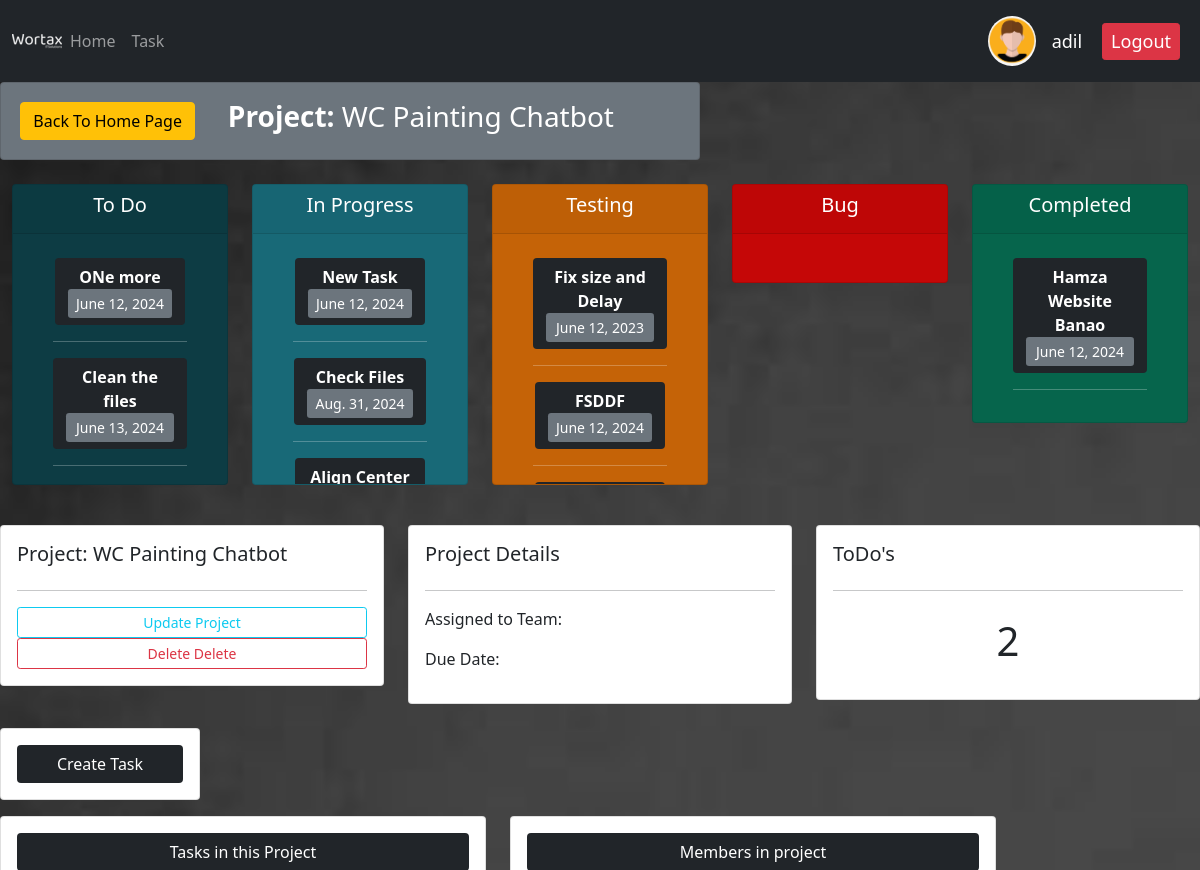
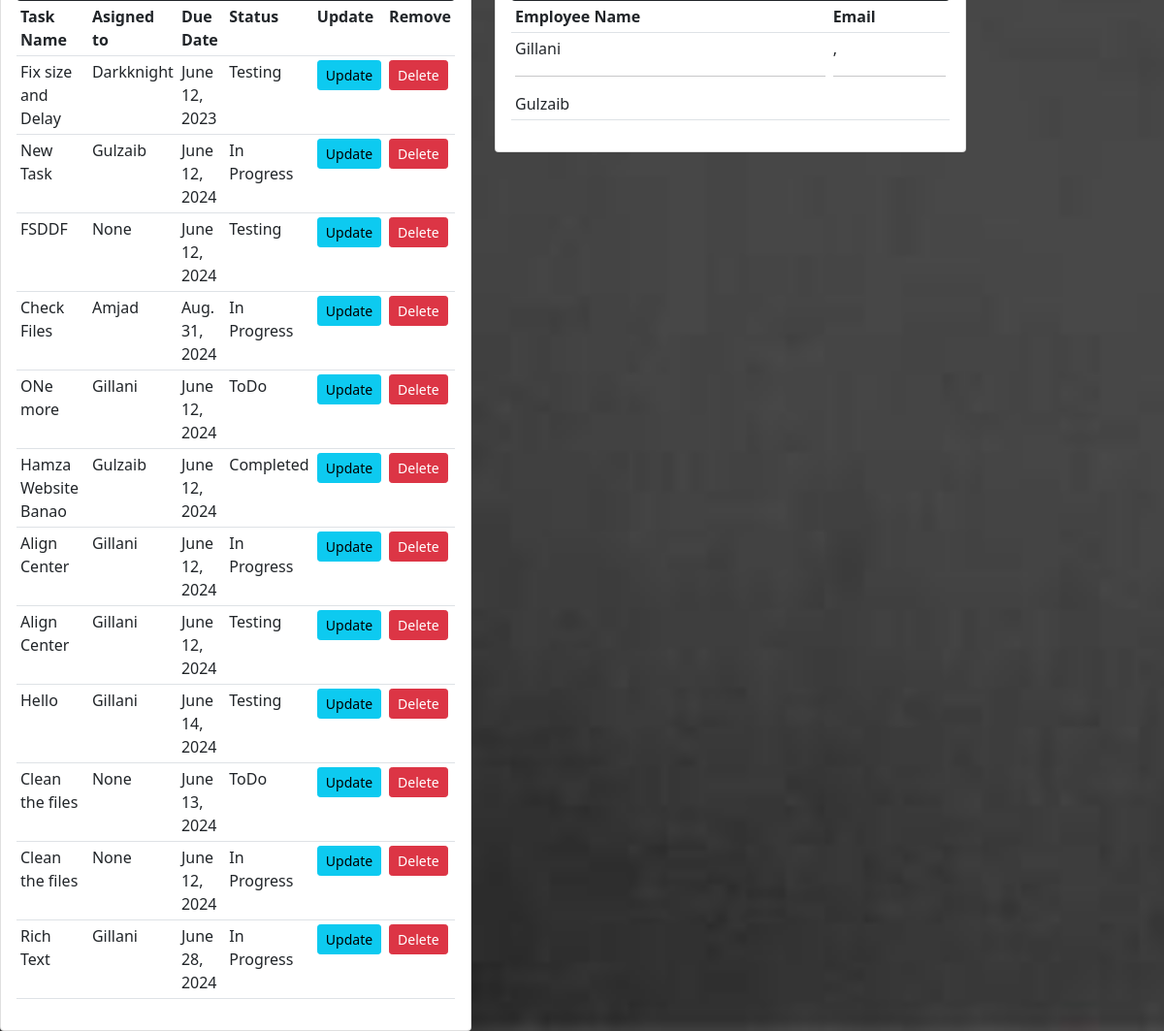
Screenshot of /projects/1/ (signed in) with the database file from the repository (2 pictures, top to bottom).
### accounts/models.py (models this page shows, shortened)
class Customers(models.Model):
    user = models.OneToOneField(User, null=True, blank=True, on_delete=models.CASCADE)
    EmployeeName = models.CharField(max_length=200, null=True,)
    email = models.CharField(max_length=200, null=True)
    profile_pic = models.ImageField(default="icon1", null=True, blank = True)
    def __str__(self):
        return self.EmployeeName if self.EmployeeName else 'No Title'

class Projects(models.Model):
    ProjectName = models.CharField(max_length=200, null=True)
    ProjectType = models.CharField(max_length=200, null=True)
    DueDate = models.DateTimeField(null=True)
    Assign = models.ManyToManyField(Customers, null=True)

class Tasks (models.Model):
    TASKTYPE = (
        ('Design', 'Desgin'),
        ('Testing', 'Testing'),
        ('Development', 'Development'),
        ('Deployement', 'Deployement'),
    )
    TASKASSIGN = (
        ('Hamza', 'Hamza'),
        ('Adil', 'Adil'),
        ('Usama', 'Usama'),
    )
    Board =  (
            ('ToDo', 'ToDO'),
            ('In Progress', 'In Progress'),
            ('Testing', 'Testing'),
            ('Bug', 'Bug'),
            ('Completed', 'Completed'),
    )
    TaskName = models.CharField(max_length=200, null= True)
    TaskDescription = RichTextUploadingField(null=True)
    TaskType = models.CharField(max_length = 200, null= True, choices=TASKTYPE)
    SelectStatus = models.CharField(default='ToDo', max_length = 200, null = True,choices = Board)
    DueDate = models.DateField(null=True)
    Date=models.DateField(auto_now_add=True, null=True)
    tags = models.ManyToManyField(Tags)
    project = models.ForeignKey(Projects, null=True, on_delete=models.SET_NULL)
    employe = models.ForeignKey(Customers, null=True, on_delete=models.SET_NULL)
    files = models.FileField(upload_to='files/', null = True, blank=True)
    Image = models.ImageField(upload_to='images/',null = True, blank=True)
    Comments = models.CharField(default= '0',  max_length=200, null=True)
    ImageURL= models.URLField(null=True)

### accounts/decorators.py (the view)
        def wrapper_func(request, *args, **kwargs):
            group = None
            if request.user.groups.exists():
                group = request.user.groups.all()[0].name
            if group in allowed_roles:
                return view_func(request, *args, **kwargs)
            else:
                return HttpResponse ('You are not authoried to view this page')

### accounts/views.py (called while the page is built)
@login_required(login_url = 'login')
@allowed_users(allowed_roles = ['admin','employee'])
def Project (request, pk_test):
    projects = Projects.objects.get(id=pk_test)
    project = request.user.customers.projects_set.all()
    employee = Projects.objects.all()
    task = projects.tasks_set.all()
    task_count =  task.filter(SelectStatus='ToDo').count()
    form = TaskForm()
    if request.method == 'POST':
        form = TaskForm(request.POST)
        if form.is_valid():
            form.save()
            return redirect('projects')
    context = {'form':form,'employee':employee,'projects': projects,'project': project, 'task': task, 'task_count': task_count}
    return render (request, 'accounts/projects.html', context)

### accounts/templates/accounts/projects.html
{% extends "accounts/main.html" %}
{%block content%}
<div class = "col-md-7">
    <div class = " card card-body bg-secondary text-white">
    <table>
        <th>
            <td><a class = "btn btn-warning" href="{% url 'home' %}"> Back To Home Page</a></td>
            <td><h3><b>Project:</b> {{projects.ProjectName}}</h3></td>
        </th>
    </table>
    </div>
</div>
{%  include 'accounts/status.html' %}
<br>
<div class="row">
    <div class="col-md">
        <div class="card card-body">
            <h5>Project: {{projects.ProjectName}}</h5>
            <hr>
            <a class="btn btn-outline-info  btn-sm btn-block" href="{% url 'update_project' projects.id %}">Update Project</a>
            <a class="btn btn-outline-danger  btn-sm btn-block" href="">Delete Delete</a>
        </div>
    </div>
    <div class="col-md">
        <div class="card card-body">
            <h5>Project Details </h5>
            <hr>
            <p>Assigned to Team: </p>
            <p>Due Date: </p>
        </div>
    </div>
    <div class="col-md">
        <div class="card card-body">
            <h5>ToDo's</h5>
            <hr>
            <h1 style="text-align: center;padding: 10px">{{task_count}}</h1>
        </div>
    </div>
</div>
<br>
<div class="row">
    <div class="col">
        <div class="col-md-2">
            <div class="card card-body bg-white">
                <a class="btn bg-dark text-white" href="{% url 'create_task' projects.id %}">Create Task</a>
            </div>
        </div>
</div>
<br>
<div class= "container-fluid mt-3">
    <div class="row">
        <div class="col-md-5">
            <div class="card card-body">
                <div class="btn bg-dark text-white" >Tasks in this Project</div>
                <table class="table table-sm">
                    <tr>
                        <th>Task Name</th>
                        <th>Asigned to</th>
                        <th>Due Date</th>
                        <th>Status</th>
                        <th>Update</th>
                        <th>Remove</th>
                    </tr>
                    {% for tsk in task%}
                    <tr>
                        <td>{{tsk.TaskName}}</td>
                        <td>{{tsk.employe}}</td>
                        <td>{{tsk.DueDate}}</td>
                        <td>{{tsk.SelectStatus}}</td>
                        <td><a class="btn btn btn-sm btn-info" href="{% url 'update_task' tsk.id %}">Update</a></td>
                        <td><a class="btn btn btn-sm btn-danger" href="{% url 'delete_task' tsk.id %}">Delete</a></td>
                    </tr>
                    {%endfor%}
                </table>
            </div>
        </div>
        <div class="col-md-5">
            <div class="card card-body">
                <a class="btn bg-dark text-white" href="">Members in project</a>
                <table class="table table-sm">
                    <tr>
                        <th>Employee Name</th>
                        <th>Email</th>
                    </tr>
                        <tr>
                            <td>{% for tag in projects.Assign.all %}{{ tag.EmployeeName }}{% if not forloop.last %}<hr>
                                {% endif %}{% endfor %}</td>
                            <td>{% for tag in projects.Assign.all %}{{ tag.Email}}{% if not forloop.last %},<hr>
                                {% endif %}{% endfor %}</td>
                        </tr>
                </table>
            </div>
        </div>
    </div>
</div>
{%endblock%}

### accounts/templates/accounts/navbar.html (shortened to what this page needs)
{% load static %}
<nav class="navbar navbar-expand-lg navbar-dark bg-dark">
    <div class="container-fluid">
      <img src="{% static 'images/logo.png' %}">
      <div class="collapse navbar-collapse" id="navbarNav">
        <ul class="navbar-nav">
          {% if request.user.is_staff %}
          <li class="nav-item">
            <a class="nav-link" href="{% url 'home' %}">Home</a>
          </li>
          <li class="nav-item">
            <a class="nav-link" href="{% url 'task' %}">Task</a>
          </li>
          {% endif %}
        </ul>
      </div>
    </div>
    <a class="nav-link" href="{% url 'account' %}"><img class="profile-pic1" src="{{ request.user.customers.profile_pic.url }}"></a>
    <span class="Hello-msg" >{{ request.user }}</span>
    <span><a class="Hello-msg btn btn-sm btn-danger " href="{% url 'logout' %}"> Logout</a></span>
</nav>

### accounts/templates/accounts/status.html (shortened to what this page needs)
<br />
<div class="container-fluid">
  <div class="row">
    <div class="col">
      <div class="col-md">
        <div class="card text-center text-white mb-3" id="total-orders">
          <div class="card-header">
            <h5 class="card-title">To Do {{todo}}</h5>
          </div>
          <div class="card-body" style="max-height: 250px; overflow-y: auto; ">
            <p class="card-title">
              <div class="container-fluid">
              {% for j in task %}
              {% if j.SelectStatus == 'ToDo' %}
              <div class="btn bg-dark text-white"  data-bs-toggle="modal" data-bs-target="#taskModal{{ j.id }}">
                <b>{{ j.TaskName }}</b><br><div class="btn-sm bg-secondary text-white">{{j.DueDate}}</div><a data-bs-toggle="modal" data-bs-target="#taskModal{{ j.id }}"></a>
              </div>
              <hr>
                      {% endif %}
                      {% endfor %}
                                  </div>
            </p>
          </div>
        </div>
      </div>
    </div>
    <div class="col">
      <div class="col-md">
        <div class="card text-center text-white mb-3" id="orders-delivered">
          <div class="card-header">
            <h5 class="card-title">In Progress {{inprogress}}</h5>
          </div>
          <div class="card-body" style="max-height: 250px; overflow-y: auto; ">
            <p class="card-title">
              <div class="container">
              {% for j in task %}
              {% if j.SelectStatus == 'In Progress' %}
              <div class="btn bg-dark text-white"  data-bs-toggle="modal" data-bs-target="#taskModal{{ j.id }}">
                <b>{{ j.TaskName }}</b><br><div class="btn-sm bg-secondary text-white">{{j.DueDate}}</div><a data-bs-toggle="modal" data-bs-target="#taskModal{{ j.id }}"></a>
              </div>
              <hr>
                      {% endif %}
                      {% endfor %}
                                  </div>
            </p>
          </div>
        </div>
      </div>
    </div>
    <div class="col">
      <div class="col-md">
        <div class="card text-center text-white mb-3" id="orders-pending">
          <div class="card-header">
            <h5 class="card-title">Testing {{testing}}</h5>
          </div>
          <div class="card-body" style="max-height: 250px; overflow-y: auto; ">
            <p class="card-title">
              <div class="container">
              {% for j in task %}
              {% if j.SelectStatus == 'Testing' %}
              <div class="btn bg-dark text-white"  data-bs-toggle="modal" data-bs-target="#taskModal{{ j.id }}">
                <b>{{ j.TaskName }}</b><br><div class="btn-sm bg-secondary text-white">{{j.DueDate}}</div><a data-bs-toggle="modal" data-bs-target="#taskModal{{ j.id }}"></a>
              </div>
              <hr>
                      {% endif %}
                      {% endfor %}
                                  </div>
            </p>
          </div>
        </div>
      </div>
    </div>
    <div class="col">
      <div class="col-md">
        <div class="card text-center text-white mb-3" id="Bug">
          <div class="card-header">
            <h5 class="card-title">Bug {{bug}}</h5>
          </div>
          <div class="card-body" style="max-height: 250px; overflow-y: auto; ">
          </div>
        </div>
      </div>
    </div>
    <div class="col">
      <div class="col-md">
        <div class="card text-center text-white mb-3" id="Completed">
          <div class="card-header">
            <h5 class="card-title">Completed {{completed}}</h5>
          </div>
          <div class="card-body" style="max-height: 250px; overflow-y: auto; ">
            <p class="card-title">
              <div class="container">
              {% for j in task %}
              {% if j.SelectStatus == 'Completed' %}
              <div class="btn bg-dark text-white"  data-bs-toggle="modal" data-bs-target="#taskModal{{ j.id }}">
                <b>{{ j.TaskName }}</b><br><div class="btn-sm bg-secondary text-white">{{j.DueDate}}</div><a data-bs-toggle="modal" data-bs-target="#taskModal{{ j.id }}"></a>
              </div>
              <hr>
                      {% endif %}
                      {% endfor %}
              </div>
            </p>
          </div>
        </div>
      </div>
    </div>
  </div>
</div>

### static/css/main.css (style rules this page uses)
#total-orders { background-color: #0D3C44; }
#orders-delivered { background-color: #186977; }
#orders-pending { background-color: #C56307; }
#Bug { background-color: #c50707; }
#Completed { background-color: #06654c; }

### accounts/templates/accounts/navbar.html (style rules this page uses)
.Hello-msg { font-size: 18px; color: #fff; margin-right: 20px; }
.profile-pic1 { max-width: 50px; max-height: 50px; margin: 0 auto; border-radius: 50%; }

### rows the page displays
Projects: ProjectName "WC Painting Chatbot"
Tasks: TaskName "ONe more", DueDate "June 12, 2024", employe "Gillani", SelectStatus "ToDo"
Tasks: TaskName "Clean the files", DueDate "June 13, 2024", employe "None", SelectStatus "ToDo"
Tasks: TaskName "New Task", DueDate "June 12, 2024", employe "Gulzaib", SelectStatus "In Progress"
Tasks: TaskName "Check Files", DueDate "Aug. 31, 2024", employe "Amjad", SelectStatus "In Progress"
Tasks: TaskName "Align Center", employe "Gillani", DueDate "June 12, 2024", SelectStatus "In Progress"
Tasks: TaskName "Fix size and Delay", DueDate "June 12, 2023", employe "Darkknight", SelectStatus "Testing"
Tasks: TaskName "FSDDF", DueDate "June 12, 2024", employe "None", SelectStatus "Testing"
Tasks: TaskName "Hamza Website Banao", DueDate "June 12, 2024", employe "Gulzaib", SelectStatus "Completed"
Tasks: TaskName "Align Center", employe "Gillani", DueDate "June 12, 2024", SelectStatus "Testing"
Tasks: TaskName "Hello", employe "Gillani", DueDate "June 14, 2024", SelectStatus "Testing"
Tasks: TaskName "Clean the files", employe "None", DueDate "June 12, 2024", SelectStatus "In Progress"
Tasks: TaskName "Rich Text", employe "Gillani", DueDate "June 28, 2024", SelectStatus "In Progress"
Customers: EmployeeName "Gillani"
Customers: EmployeeName "Gulzaib"

### other values shown
{{ request.user }} "adil"
{{ task_count }} "2"
